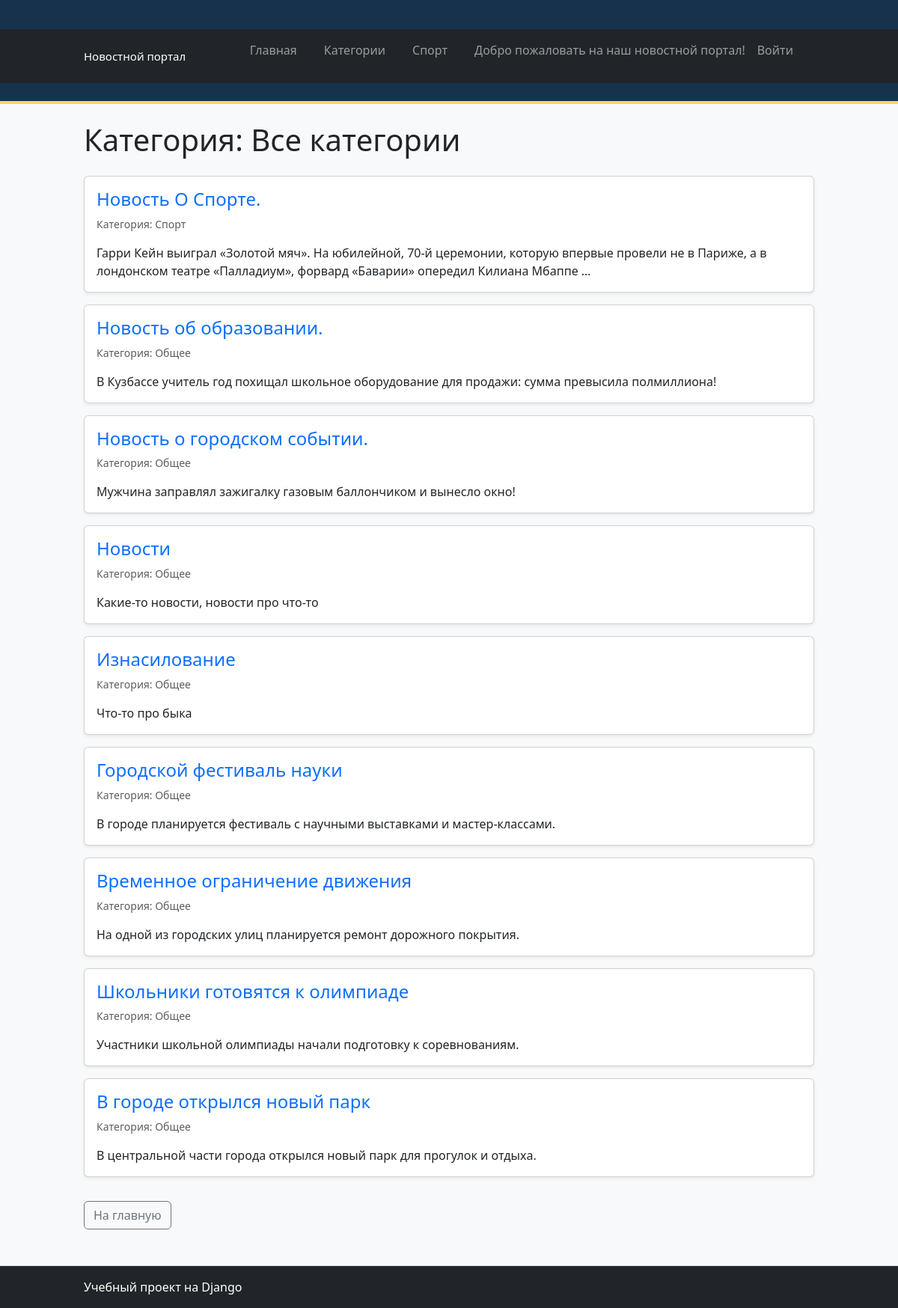
The page /category/ on the database its author committed.
### news/models.py (models this page shows, shortened)
class Article(models.Model):
    title = models.CharField(
        max_length=200,
        verbose_name="Заголовок",
    )
    content = models.TextField(
        verbose_name="Текст новости",
    )
    created_at = models.DateTimeField(
        auto_now_add=True,
        verbose_name="Дата создания",
    )
    is_published = models.BooleanField(
        default=False,
        verbose_name="Опубликована",
    )
    author = models.CharField(
        max_length=100,
        default="Редакция",
        verbose_name="Автор",
    )
    category = models.CharField(
        max_length=100,
        default="Общее",
        verbose_name="Категория",
    )
    image = models.ImageField(
        upload_to="articles/",
        blank=True,
        null=True,
        verbose_name="Изображение"
    )
    is_active = models.BooleanField(
        default=True,
        verbose_name="Активна"
    )

### news/views.py (the view)
# urls.py: path("category/", views.category, name="category"),
def category(request, category_name=None):
    if category_name is None:
        articles = Article.objects.filter(
            is_published=True
        ).order_by("-created_at")
        category_name = "Все категории"
    else:
        articles = Article.objects.filter(
            is_published=True,
            category__iexact=category_name,
        ).order_by("-created_at")
    context = {
        "articles": articles,
        "category_name": category_name,
    }
    return render(
        request,
        "news/category.html",
        context,
    )

### news/templates/news/category.html (shortened to what this page needs)
{% extends "news/base.html" %}
{% block content %}
<h1 class="mb-4">
    Категория: {{ category_name }}
</h1>
<div class="row">
    {% for article in articles %}
        <div class="col-12 mb-3">
            <div class="card shadow-sm">
                <div class="card-body">
                    <h2 class="h4 card-title">
                        <a
                            href="{% url 'article_detail' article_id=article.id %}"
                            class="text-decoration-none"
                        >
                            {{ article.title }}
                        </a>
                    </h2>
                    <p class="text-muted small">
                        Категория: {{ article.category }}
                    </p>
                    <p class="card-text">
                        {{ article.content|truncatewords:25 }}
                    </p>
                </div>
            </div>
        </div>
    {% empty %}
        <div class="col-12">
            <div class="alert alert-info">
                В этой категории пока нет опубликованных новостей.
            </div>
        </div>
    {% endfor %}
</div>
<a href="{% url 'home' %}" class="btn btn-outline-secondary mt-3">
    На главную
</a>
{% endblock %}

### rows shown on the page
Article: title "Новость О Спорте.", category "Спорт", content "Гарри Кейн выиграл «Золотой мяч». На юбилейной, 70-й церемонии, которую впервые провели не в Париже, а в лондонском театре «Палладиум», форвард «Баварии» опередил Килиана Мбаппе …"
Article: title "Новость об образовании.", category "Общее", content "В Кузбассе учитель год похищал школьное оборудование для продажи: сумма превысила полмиллиона!"
Article: title "Новость о городском событии.", category "Общее", content "Мужчина заправлял зажигалку газовым баллончиком и вынесло окно!"
Article: title "Новости", category "Общее", content "Какие-то новости, новости про что-то"
Article: title "Изнасилование", category "Общее", content "Что-то про быка"
Article: title "Городской фестиваль науки", category "Общее", content "В городе планируется фестиваль с научными выставками и мастер-классами."
Article: title "Временное ограничение движения", category "Общее", content "На одной из городских улиц планируется ремонт дорожного покрытия."
Article: title "Школьники готовятся к олимпиаде", category "Общее", content "Участники школьной олимпиады начали подготовку к соревнованиям."
Article: title "В городе открылся новый парк", category "Общее", content "В центральной части города открылся новый парк для прогулок и отдыха."

### other values the page prints
{{ category_name }} "Все категории"
